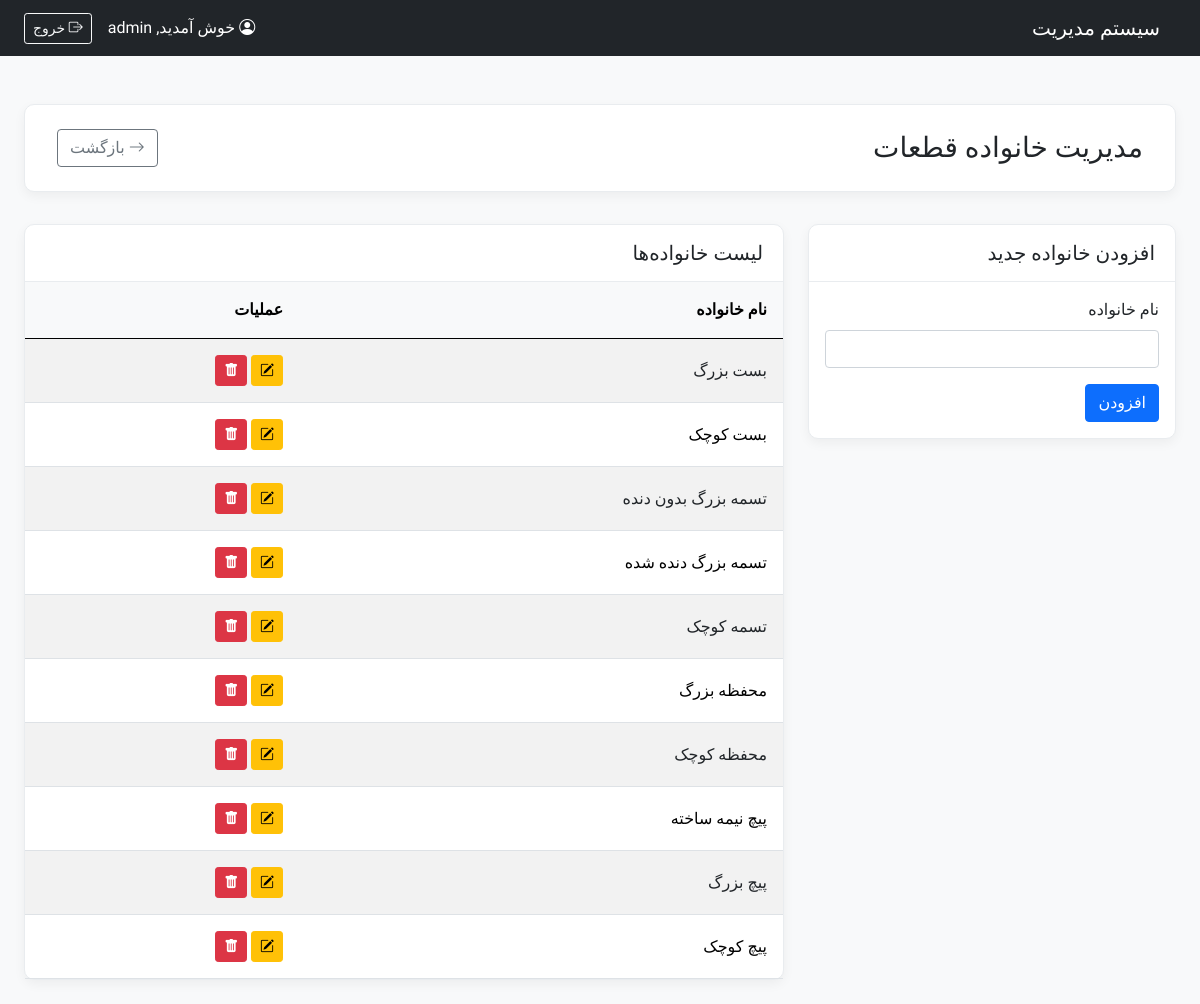
The app's page /modules/base_info/part_families.php (signed in) with its own data.
### tables this page shows
CREATE TABLE `tbl_part_families` (
  `FamilyID` int(11) NOT NULL,
  `FamilyName` varchar(100) NOT NULL
);

### config/crud_helpers.php (called while the page is built, shortened)
<?php
function find_all(PDO $pdo, string $sql, array $params = []): array
{
    try {
        $stmt = $pdo->prepare($sql);
        $stmt->execute($params);
        return $stmt->fetchAll(PDO::FETCH_ASSOC);
    } catch (PDOException $e) {
        error_log("Error in find_all: " . $e->getMessage() . " | SQL: " . $sql . " | Params: " . print_r($params, true));
        return [];
    }
}
?>

### modules/base_info/part_families.php (the view, shortened to what this page needs)
<?php
require_once __DIR__ . '/../../config/init.php';
$editMode = false;
$itemToEdit = null;
$items = find_all($pdo, "SELECT * FROM " . TABLE_NAME . " ORDER BY FamilyName");
include __DIR__ . '/../../templates/header.php';
?>
<div class="page-header d-flex justify-content-between align-items-center">
    <h1 class="h3 mb-0">مدیریت خانواده قطعات</h1>
    <a href="parts_dashboard.php" class="btn btn-outline-secondary"><i class="bi bi-arrow-right"></i> بازگشت</a>
</div>
<div class="row">
    <div class="col-lg-4">
        <div class="card content-card"><div class="card-header"><h5 class="mb-0"><?php echo $editMode ? 'ویرایش خانواده' : 'افزودن خانواده جدید'; ?></h5></div><div class="card-body">
            <form method="POST" action="part_families.php">
                <div class="mb-3"><label class="form-label">نام خانواده</label><input type="text" class="form-control" name="family_name" value="<?php echo htmlspecialchars($itemToEdit['FamilyName'] ?? ''); ?>" required></div>
                <button type="submit" class="btn <?php echo $editMode ? 'btn-success' : 'btn-primary'; ?>"><?php echo $editMode ? 'بروزرسانی' : 'افزودن'; ?></button>
            </form>
        </div></div>
    </div>
    <div class="col-lg-8">
        <div class="card content-card"><div class="card-header"><h5 class="mb-0">لیست خانواده‌ها</h5></div><div class="card-body p-0"><div class="table-responsive"><table class="table table-striped table-hover mb-0">
            <thead><tr><th class="p-3">نام خانواده</th><th class="p-3">عملیات</th></tr></thead>
            <tbody><?php foreach ($items as $item): ?><tr>
                <td class="p-3"><?php echo htmlspecialchars($item['FamilyName']); ?></td>
                <td class="p-3">
                    <a href="?edit_id=<?php echo $item[PRIMARY_KEY]; ?>" class="btn btn-warning btn-sm" title="ویرایش"><i class="bi bi-pencil-square"></i></a>
                    <button type="button" class="btn btn-danger btn-sm" data-bs-toggle="modal" data-bs-target="#deleteModal<?php echo $item[PRIMARY_KEY]; ?>" title="حذف"><i class="bi bi-trash-fill"></i></button>
                </td>
            </tr><?php endforeach; ?></tbody>
        </table></div></div></div>
    </div>
</div>
<?php include __DIR__ . '/../../templates/footer.php'; ?>

### assets/css/style.css (style rules this page uses)
body { font-family: 'Vazirmatn', sans-serif; background-color: #f4f7f9; }
.page-header { background-color: #ffffff; padding: 1.5rem 2rem; border-radius: 10px; margin-bottom: 2rem; box-shadow: 0 4px 12px rgba(0,0,0,0.05); border: 1px solid #e9ecef; }
.content-card { border: 1px solid #e9ecef; border-radius: 10px; box-shadow: 0 4px 12px rgba(0,0,0,0.05); background-color: #ffffff; }
.content-card .card-header { background-color: transparent; border-bottom: 1px solid #e9ecef; font-weight: 600; font-size: 1.1rem; padding: 1rem 1.25rem; }
.table th { font-weight: 600; white-space: nowrap; background-color: #f8f9fa; }
.table td { vertical-align: middle; }

### records on screen
tbl_part_families: FamilyName "بست بزرگ"
tbl_part_families: FamilyName "بست کوچک"
tbl_part_families: FamilyName "تسمه بزرگ بدون دنده"
tbl_part_families: FamilyName "تسمه بزرگ دنده شده"
tbl_part_families: FamilyName "تسمه کوچک"
tbl_part_families: FamilyName "محفظه بزرگ"
tbl_part_families: FamilyName "محفظه کوچک"
tbl_part_families: FamilyName "پیچ نیمه ساخته"
tbl_part_families: FamilyName "پیچ بزرگ"
tbl_part_families: FamilyName "پیچ کوچک"

### other values on screen
$_SESSION['username'] "admin"
